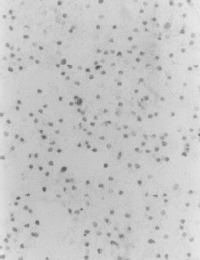
#> input picture Trabalho02/clc3.png, 200 x 260 px
$ python contagem_obj_Threshold.py
#> lines starting #> are read from the running program, lines starting #| are printed output that depends on the picture
import numpy as np
from PIL import Image
import matplotlib.pyplot as plt
from collections import deque

# =============================================================================
# CONFIGURAÇÕES INICIAIS
# =============================================================================

# Configurações do threshold (conforme especificado na atividade)
THRESHOLD = 167  # Valor correto conforme a atividade
NOME_ARQUIVO = 'clc3.png'
NOME_ARQUIVO_SAIDA = 'clc3thr1.png'


# =============================================================================
# PASSO 1: CARREGAMENTO DA IMAGEM
# =============================================================================

def carregar_imagem_original():
    """
    PASSO 1: Carrega a imagem original em escala de cinza

    Returns:
        tuple: (imagem_pil, imagem_array) - objeto PIL e array numpy
    """
    print("=" * 60)
    print("PASSO 1: CARREGANDO A IMAGEM ORIGINAL")
    print("=" * 60)

    try:
        # Carrega imagem e converte para escala de cinza
        imagem_original = Image.open(NOME_ARQUIVO).convert('L')
        imagem_array = np.array(imagem_original)

        print(f"✓ Imagem '{NOME_ARQUIVO}' carregada com sucesso!")
        print(f"✓ Dimensões: {imagem_array.shape[0]} x {imagem_array.shape[1]} pixels")
        print(f"✓ Valores de pixel: {np.min(imagem_array)} até {np.max(imagem_array)}")
        print(f"✓ Valor médio dos pixels: {np.mean(imagem_array):.1f}")

        return imagem_original, imagem_array

    except FileNotFoundError:
        print(f"❌ ERRO: Arquivo '{NOME_ARQUIVO}' não encontrado!")
        print("   Certifique-se de que o arquivo está na mesma pasta do código.")
        return None, None


# =============================================================================
# PASSO 2: BINARIZAÇÃO COM THRESHOLD
# =============================================================================

def aplicar_threshold(imagem_array, threshold=THRESHOLD):
    """
    PASSO 2: Aplica threshold para binarizar a imagem

    REGRA ESPECÍFICA DA ATIVIDADE:
    - Pixels com valor <= threshold recebem valor 1 (OBJETO - branco)
    - Pixels com valor > threshold recebem valor 0 (FUNDO - preto)

    Args:
        imagem_array: Array numpy da imagem original
        threshold: Valor do threshold (padrão: 67)

    Returns:
        np.array: Imagem binarizada (valores 0 e 1)
    """
    print("\n" + "=" * 60)
    print("PASSO 2: APLICANDO THRESHOLD PARA BINARIZAÇÃO")
    print("=" * 60)

    # Aplica a regra específica da atividade
    imagem_binaria = np.where(imagem_array <= threshold, 1, 0)

    # Estatísticas da binarização
    pixels_objeto = np.sum(imagem_binaria == 1)
    pixels_fundo = np.sum(imagem_binaria == 0)
    total_pixels = imagem_binaria.size

    print(f"✓ Threshold aplicado: {threshold}")
    print(f"✓ Regra: pixels ≤ {threshold} → 1 (objeto), pixels > {threshold} → 0 (fundo)")
    print(f"✓ Pixels de OBJETO (valor 1): {pixels_objeto} ({pixels_objeto / total_pixels * 100:.1f}%)")
    print(f"✓ Pixels de FUNDO (valor 0): {pixels_fundo} ({pixels_fundo / total_pixels * 100:.1f}%)")

    return imagem_binaria


def salvar_imagem_binaria(imagem_binaria, nome_arquivo=NOME_ARQUIVO_SAIDA):
    """
    Salva a imagem binarizada conforme especificado na atividade
    """
    # Converte para 0-255 para salvamento (0→0, 1→255)
    imagem_para_salvar = (imagem_binaria * 255).astype(np.uint8)
    imagem_pil = Image.fromarray(imagem_para_salvar, 'L')
    imagem_pil.save(nome_arquivo)
    print(f"✓ Imagem binarizada salva como: '{nome_arquivo}'")


# =============================================================================
# PASSO 3: ROTULAÇÃO DE COMPONENTES CONEXOS
# =============================================================================

def rotular_componente_bfs(imagem_binaria, matriz_rotulos, x_inicial, y_inicial, rotulo):
    """
    PASSO 3A: Rotula um componente específico usando BFS (Busca em Largura)

    Usa 4-conectividade: considera apenas vizinhos acima, abaixo, esquerda e direita

    Args:
        imagem_binaria: Imagem binarizada (0s e 1s)
        matriz_rotulos: Matriz onde serão armazenados os rótulos
        x_inicial, y_inicial: Coordenadas do pixel inicial do componente
        rotulo: Número do rótulo a ser atribuído
    """
    altura, largura = imagem_binaria.shape

    # Fila para BFS (mais eficiente que recursão para imagens grandes)
    fila = deque()
    fila.append((x_inicial, y_inicial))
    matriz_rotulos[x_inicial, y_inicial] = rotulo

    # Definição dos 4 vizinhos (4-conectividade)
    # Ordem: cima, baixo, esquerda, direita
    vizinhos_4conectados = [(-1, 0), (1, 0), (0, -1), (0, 1)]

    pixels_no_componente = 1  # Conta pixels do componente atual

    while fila:
        x_atual, y_atual = fila.popleft()

        # Verifica todos os 4 vizinhos
        for dx, dy in vizinhos_4conectados:
            x_vizinho = x_atual + dx
            y_vizinho = y_atual + dy

            # Verifica se o vizinho está dentro dos limites da imagem
            if (0 <= x_vizinho < altura) and (0 <= y_vizinho < largura):
                # Verifica se é pixel de objeto (1) e ainda não foi rotulado
                if (imagem_binaria[x_vizinho, y_vizinho] == 1 and
                        matriz_rotulos[x_vizinho, y_vizinho] == 0):
                    matriz_rotulos[x_vizinho, y_vizinho] = rotulo
                    fila.append((x_vizinho, y_vizinho))
                    pixels_no_componente += 1

    return pixels_no_componente


def encontrar_todos_componentes(imagem_binaria):
    """
    PASSO 3B: Encontra e rotula todos os componentes 4-conectados

    Returns:
        tuple: (matriz_rotulos, numero_componentes, tamanhos_componentes)
    """
    print("\n" + "=" * 60)
    print("PASSO 3: ENCONTRANDO COMPONENTES 4-CONECTADOS")
    print("=" * 60)

    altura, largura = imagem_binaria.shape
    matriz_rotulos = np.zeros((altura, largura), dtype=int)
    rotulo_atual = 1
    tamanhos_componentes = []

    # Percorre toda a imagem pixel por pixel
    for i in range(altura):
        for j in range(largura):
            # Se encontrou um pixel de objeto ainda não rotulado
            if imagem_binaria[i, j] == 1 and matriz_rotulos[i, j] == 0:
                print(f"✓ Componente {rotulo_atual} encontrado na posição ({i}, {j})", end=" ")

                # Rotula todo o componente conectado
                tamanho = rotular_componente_bfs(imagem_binaria, matriz_rotulos,
                                                 i, j, rotulo_atual)
                tamanhos_componentes.append(tamanho)
                print(f"- Tamanho: {tamanho} pixels")

                rotulo_atual += 1

    numero_componentes = rotulo_atual - 1

    print(f"\n✓ TOTAL DE COMPONENTES ENCONTRADOS: {numero_componentes}")
    print(f"✓ Maior componente: {max(tamanhos_componentes) if tamanhos_componentes else 0} pixels")
    print(f"✓ Menor componente: {min(tamanhos_componentes) if tamanhos_componentes else 0} pixels")
    print(f"✓ Tamanho médio: {np.mean(tamanhos_componentes):.1f} pixels")

    return matriz_rotulos, numero_componentes, tamanhos_componentes


# =============================================================================
# PASSO 4: VISUALIZAÇÃO DOS RESULTADOS
# =============================================================================

def mostrar_resultados_visuais(imagem_original, imagem_binaria, matriz_rotulos):
    """
    PASSO 4: Cria visualizações comparativas dos resultados
    """
    print("\n" + "=" * 60)
    print("PASSO 4: CRIANDO VISUALIZAÇÕES")
    print("=" * 60)

    # Configura a figura com 3 subplots lado a lado
    fig, axes = plt.subplots(1, 3, figsize=(15, 5))

    # Subplot 1: Imagem Original
    axes[0].imshow(imagem_original, cmap='gray')
    axes[0].set_title('Imagem Original\n(Escala de Cinza)', fontsize=12, fontweight='bold')
    axes[0].axis('off')

    # Subplot 2: Imagem Binarizada
    axes[1].imshow(imagem_binaria, cmap='gray')
    axes[1].set_title(f'Imagem Binarizada\n(Threshold = {THRESHOLD})', fontsize=12, fontweight='bold')
    axes[1].axis('off')

    # Subplot 3: Componentes Rotulados
    # Normaliza os rótulos para visualização colorida
    if np.max(matriz_rotulos) > 0:
        matriz_normalizada = matriz_rotulos / np.max(matriz_rotulos)
    else:
        matriz_normalizada = matriz_rotulos

    im = axes[2].imshow(matriz_normalizada, cmap='nipy_spectral')
    axes[2].set_title('Componentes Rotulados\n(Cada cor = 1 objeto)', fontsize=12, fontweight='bold')
    axes[2].axis('off')

    # Ajusta layout e mostra
    plt.tight_layout()
    plt.show()

    print("✓ Visualizações criadas com sucesso!")


# =============================================================================
# FUNÇÃO PRINCIPAL - EXECUTA TODOS OS PASSOS
# =============================================================================

def main():
    """
    FUNÇÃO PRINCIPAL: Executa todos os passos da atividade em sequência
    """
    print("PROCESSAMENTO DIGITAL DE IMAGENS - ATIVIDADE AVALIATIVA 2")
    print("REQUISITO 2: CONTAGEM DE OBJETOS COM THRESHOLD")
    print("Profa. Alessandra Aparecida Paulino")

    # PASSO 1: Carregar imagem
    imagem_pil, imagem_array = carregar_imagem_original()
#| ✓ Dimensões: 260 x 200 pixels
#| ✓ Valores de pixel: 88 até 236
#| ✓ Valor médio dos pixels: 198.6
    if imagem_array is None:
        return None

    # PASSO 2: Binarizar com threshold
    imagem_binaria = aplicar_threshold(imagem_array, THRESHOLD)
#> in aplicar_threshold, `imagem_binaria = np.where(imagem_array <= threshold, 1, 0)`:
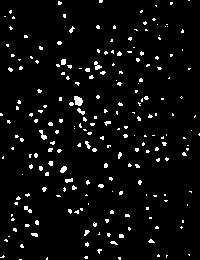
#> imagem_binaria: shape (260, 200) int64; values 0 (black) and 1 (white), 4.5% white in thin lines or dots
#> in aplicar_threshold, `pixels_objeto = np.sum(imagem_binaria == 1)`: pixels_objeto = 2357
#> in aplicar_threshold, `pixels_fundo = np.sum(imagem_binaria == 0)`: pixels_fundo = 49643
#| ✓ Pixels de OBJETO (valor 1): 2357 (4.5%)
#| ✓ Pixels de FUNDO (valor 0): 49643 (95.5%)
    salvar_imagem_binaria(imagem_binaria)
#> in salvar_imagem_binaria, `imagem_para_salvar = (imagem_binaria * 255).astype(np.uint8)`: imagem_para_salvar: shape (260, 200); 4.5% white in thin lines or dots

    # PASSO 3: Encontrar componentes conexos
    matriz_rotulos, numero_objetos, tamanhos = encontrar_todos_componentes(imagem_binaria)
#> after the loop in encontrar_todos_componentes, `for i in range(altura):`: rotulo_atual = 224; tamanhos_componentes = 223 values, max 67 at index 73, min 1 at index 12, mean 10.57
#> in encontrar_todos_componentes, `numero_componentes = rotulo_atual - 1`: numero_componentes = 223
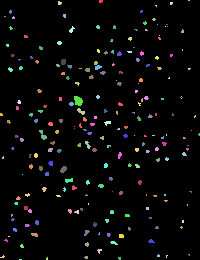
#> matriz_rotulos: shape (260, 200) int64; 224 distinct labels, from 0 to 223; one colour per label, 0 black
#> numero_objetos = 223; tamanhos has the same summary as tamanhos_componentes in encontrar_todos_componentes

    # PASSO 4: Mostrar resultados visuais
    mostrar_resultados_visuais(imagem_array, imagem_binaria, matriz_rotulos)
#> in mostrar_resultados_visuais, `matriz_normalizada = matriz_rotulos / np.max(matriz_rotulos)`:
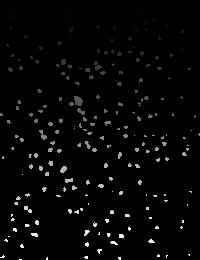
#> matriz_normalizada: shape (260, 200) float64; min 0, max 1, mean 0.0234
#> in mostrar_resultados_visuais, `plt.show()`:
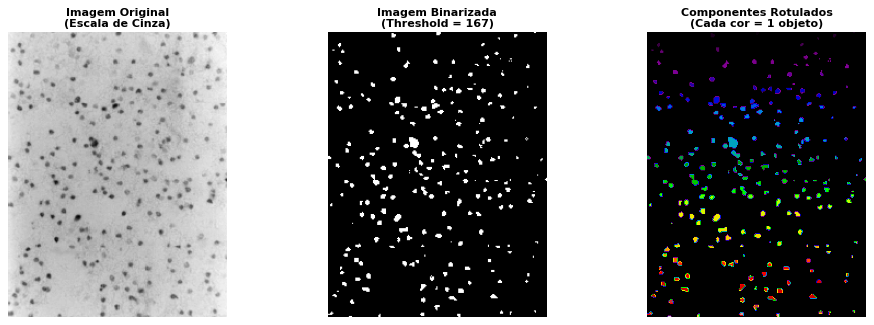
#> figure drawn by matplotlib, 3 panels

    # RESULTADO FINAL
    print("\n" + "=" * 60)
    print("RESULTADO FINAL")
    print("=" * 60)
    print(f"🎯 NÚMERO DE OBJETOS ENCONTRADOS: {numero_objetos}")
    print(f"📊 Arquivo de saída gerado: '{NOME_ARQUIVO_SAIDA}'")
    print("✅ Processamento concluído com sucesso!")

    return numero_objetos


# =============================================================================
# EXECUÇÃO DO PROGRAMA
# =============================================================================

if __name__ == "__main__":
    resultado = main()
#> resultado = 223
